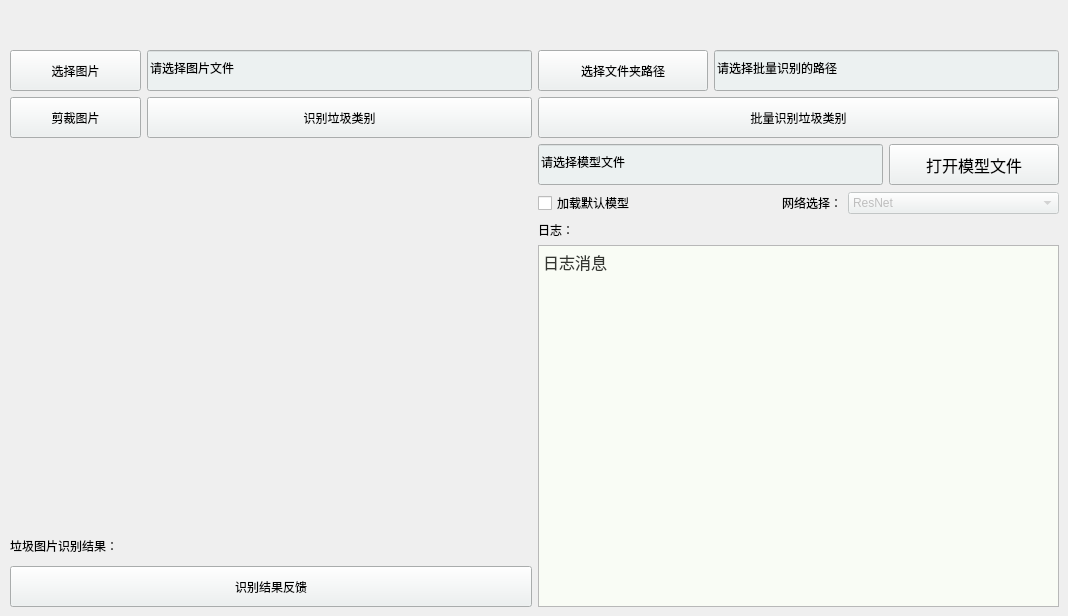
                     <widget class="QWidget" name="home_basic">
                      <property name="enabled">
                       <bool>true</bool>
                      </property>
                      <property name="styleSheet">
                       <string notr="true">background-position: center;
background-repeat: no-repeat;</string>
                      </property>
                      <widget class="QWidget" name="layoutWidget">
                       <property name="geometry">
                        <rect>
                         <x>10</x>
                         <y>50</y>
                         <width>1049</width>
                         <height>557</height>
                        </rect>
                       </property>
                       <layout class="QGridLayout" name="gridLayout_12">
                        <item row="0" column="0">
                         <layout class="QGridLayout" name="gridLayout_7">
                          <item row="0" column="0">
                           <layout class="QGridLayout" name="gridLayout_5">
                            <item row="1" column="1">
                             <widget class="QPushButton" name="btn_basic_garbage_classification">
                              <property name="enabled">
                               <bool>true</bool>
                              </property>
                              <property name="minimumSize">
                               <size>
                                <width>131</width>
                                <height>41</height>
                               </size>
                              </property>
                              <property name="styleSheet">
                               <string notr="true">background-color: #ecf1f1;</string>
                              </property>
                              <property name="text">
                               <string>识别垃圾类别</string>
                              </property>
                             </widget>
                            </item>
                            <item row="0" column="0">
                             <widget class="QPushButton" name="btn_basic_choose_pic">
                              <property name="minimumSize">
                               <size>
                                <width>131</width>
                                <height>41</height>
                               </size>
                              </property>
                              <property name="styleSheet">
                               <string notr="true">background-color: #ecf1f1;</string>
                              </property>
                              <property name="text">
                               <string>选择图片</string>
                              </property>
                             </widget>
                            </item>
                            <item row="0" column="1">
                             <widget class="QLineEdit" name="lineEdit_basic_pic_addr">
                              <property name="minimumSize">
                               <size>
                                <width>0</width>
                                <height>41</height>
                               </size>
                              </property>
                              <property name="toolTipDuration">
                               <number>0</number>
                              </property>
                              <property name="layoutDirection">
                               <enum>Qt::LeftToRight</enum>
                              </property>
                              <property name="styleSheet">
                               <string notr="true">background-color: #ecf1f1;</string>
                              </property>
                              <property name="text">
                               <string>请选择图片文件</string>
                              </property>
                              <property name="readOnly">
                               <bool>true</bool>
                              </property>
                              <property name="placeholderText">
                               <string>Type here</string>
                              </property>
                             </widget>
                            </item>
                            <item row="1" column="0">
                             <widget class="QPushButton" name="btn_basic_crop">
                              <property name="minimumSize">
                               <size>
                                <width>131</width>
                                <height>41</height>
                               </size>
                              </property>
                              <property name="styleSheet">
                               <string notr="true">background-color: #ecf1f1;</string>
                              </property>
                              <property name="text">
                               <string>剪裁图片</string>
                              </property>
                              <property name="icon">
                               <iconset resource="resources.qrc">
                                <normaloff>:/icons/images/icons/crop_icon.png</normaloff>:/icons/images/icons/crop_icon.png</iconset>
                              </property>
                             </widget>
                            </item>
                           </layout>
                          </item>
                          <item row="2" column="0">
                           <layout class="QGridLayout" name="gridLayout_6">
                            <item row="1" column="0">
                             <widget class="QPushButton" name="btn_basic_feedback">
                              <property name="enabled">
                               <bool>true</bool>
                              </property>
                              <property name="minimumSize">
                               <size>
                                <width>481</width>
                                <height>41</height>
                               </size>
                              </property>
                              <property name="styleSheet">
                               <string notr="true">background-color: #ecf1f1;</string>
                              </property>
                              <property name="text">
                               <string>识别结果反馈</string>
                              </property>
                             </widget>
                            </item>
                            <item row="0" column="0">
                             <widget class="QLabel" name="label_basic_classification_result">
                              <property name="minimumSize">
                               <size>
                                <width>481</width>
                                <height>21</height>
                               </size>
                              </property>
                              <property name="text">
                               <string>垃圾图片识别结果：</string>
                              </property>
                             </widget>
                            </item>
                           </layout>
                          </item>
                          <item row="1" column="0">
                           <widget class="QLabel" name="basicpicturelabel">
                            <property name="minimumSize">
                             <size>
                              <width>481</width>
                              <height>381</height>
                             </size>
                            </property>
                            <property name="text">
                             <string/>
                            </property>
                           </widget>
                          </item>
                         </layout>
                        </item>
                        <item row="0" column="1">
                         <layout class="QGridLayout" name="gridLayout_11">
                          <item row="0" column="0">
                           <layout class="QGridLayout" name="gridLayout_10">
                            <item row="0" column="0">
                             <widget class="QPushButton" name="btn_basic_choose_dir">
                              <property name="minimumSize">
                               <size>
                                <width>131</width>
                                <height>41</height>
                               </size>
                              </property>
                              <property name="styleSheet">
                               <string notr="true">background-color: #ecf1f1;</string>
                              </property>
                              <property name="text">
                               <string>选择文件夹路径</string>
                              </property>
                             </widget>
                            </item>
                            <item row="0" column="1" colspan="2">
                             <widget class="QLineEdit" name="lineEdit_basic_dir_addr">
                              <property name="minimumSize">
                               <size>
                                <width>0</width>
                                <height>41</height>
                               </size>
                              </property>
                              <property name="toolTipDuration">
                               <number>0</number>
                              </property>
                              <property name="layoutDirection">
                               <enum>Qt::LeftToRight</enum>
                              </property>
                              <property name="styleSheet">
                               <string notr="true">background-color: #ecf1f1;</string>
                              </property>
                              <property name="text">
                               <string>请选择批量识别的路径</string>
                              </property>
                              <property name="readOnly">
                               <bool>true</bool>
                              </property>
                              <property name="placeholderText">
                               <string>Type here</string>
                              </property>
                             </widget>
                            </item>
                            <item row="1" column="0" colspan="3">
                             <widget class="QPushButton" name="btn_basic_batch_classification">
                              <property name="enabled">
                               <bool>true</bool>
                              </property>
                              <property name="minimumSize">
                               <size>
                                <width>481</width>
                                <height>41</height>
                               </size>
                              </property>
                              <property name="styleSheet">
                               <string notr="true">background-color: #ecf1f1;</string>
                              </property>
                              <property name="text">
                               <string>批量识别垃圾类别</string>
                              </property>
                             </widget>
                            </item>
                            <item row="2" column="0" colspan="2">
                             <widget class="QLineEdit" name="lineEdit_basic_model_addr">
                              <property name="minimumSize">
                               <size>
                                <width>321</width>
                                <height>41</height>
                               </size>
                              </property>
                              <property name="toolTipDuration">
                               <number>0</number>
                              </property>
                              <property name="layoutDirection">
                               <enum>Qt::LeftToRight</enum>
                              </property>
                              <property name="styleSheet">
                               <string notr="true">background-color: #ecf1f1;</string>
                              </property>
                              <property name="text">
                               <string>请选择模型文件</string>
                              </property>
                              <property name="readOnly">
                               <bool>true</bool>
                              </property>
                              <property name="placeholderText">
                               <string>Type here</string>
                              </property>
                             </widget>
                            </item>
                            <item row="2" column="2">
                             <widget class="QPushButton" name="btn_basic_choose_model">
                              <property name="minimumSize">
                               <size>
                                <width>151</width>
                                <height>41</height>
                               </size>
                              </property>
                              <property name="font">
                               <font>
                                <family>Segoe UI</family>
                                <pointsize>12</pointsize>
                                <weight>50</weight>
                                <italic>false</italic>
                                <bold>false</bold>
                               </font>
                              </property>
                              <property name="cursor">
                               <cursorShape>PointingHandCursor</cursorShape>
                              </property>
                              <property name="styleSheet">
                               <string notr="true">background-color: #ecf1f1;</string>
                              </property>
                              <property name="text">
                               <string>打开模型文件</string>
                              </property>
                              <property name="icon">
                               <iconset resource="resources.qrc">
                                <normaloff>:/icons/images/icons/cil-folder-open.png</normaloff>:/icons/images/icons/cil-folder-open.png</iconset>
                              </property>
                             </widget>
                            </item>
                           </layout>
                          </item>
                          <item row="1" column="0">
                           <layout class="QGridLayout" name="gridLayout_9">
                            <item row="0" column="0">
                             <layout class="QGridLayout" name="gridLayout_4">
                              <item row="0" column="0">
                               <widget class="QCheckBox" name="checkBox_basic_default_model">
                                <property name="minimumSize">
                                 <size>
                                  <width>152</width>
                                  <height>0</height>
                                 </size>
                                </property>
                                <property name="cursor">
                                 <cursorShape>PointingHandCursor</cursorShape>
                                </property>
                                <property name="text">
                                 <string>加载默认模型</string>
                                </property>
                               </widget>
                              </item>
                              <item row="0" column="1">
                               <layout class="QGridLayout" name="gridLayout_3">
                                <item row="0" column="0">
                                 <widget class="QLabel" name="label_2">
                                  <property name="text">
                                   <string>网络选择：</string>
                                  </property>
                                 </widget>
                                </item>
                                <item row="0" column="1">
                                 <widget class="QComboBox" name="comboBox_basic_net_choooser">
                                  <property name="enabled">
                                   <bool>false</bool>
                                  </property>
                                  <property name="minimumSize">
                                   <size>
                                    <width>211</width>
                                    <height>0</height>
                                   </size>
                                  </property>
                                  <property name="styleSheet">
                                   <string notr="true">background-color: #ecf1f1;</string>
                                  </property>
                                  <property name="currentText">
                                   <string>ResNet</string>
                                  </property>
                                  <property name="currentIndex">
                                   <number>0</number>
                                  </property>
                                  <item>
                                   <property name="text">
                                    <string>ResNet</string>
                                   </property>
                                  </item>
                                 </widget>
                                </item>
                               </layout>
                              </item>
                             </layout>
                            </item>
                            <item row="1" column="0">
                             <layout class="QGridLayout" name="gridLayout_8">
                              <item row="0" column="0">
                               <widget class="QLabel" name="label_basic_log">
                                <property name="minimumSize">
                                 <size>
                                  <width>471</width>
                                  <height>17</height>
                                 </size>
                                </property>
                                <property name="text">
                                 <string>日志：</string>
                                </property>
                               </widget>
                              </item>
                              <item row="1" column="0">
                               <widget class="QTextBrowser" name="textBrowser_basic_log">
                                <property name="minimumSize">
                                 <size>
                                  <width>481</width>
                                  <height>321</height>
                                 </size>
                                </property>
                                <property name="font">
                                 <font>
                                  <family>Segoe UI</family>
                                  <pointsize>12</pointsize>
                                  <weight>50</weight>
                                  <italic>false</italic>
                                  <bold>false</bold>
                                 </font>
                                </property>
                                <property name="styleSheet">
                                 <string notr="true">color: #343631;</string>
                                </property>
                                <property name="html">
                                 <string>&lt;!DOCTYPE HTML PUBLIC &quot;-//W3C//DTD HTML 4.0//EN&quot; &quot;http://www.w3.org/TR/REC-html40/strict.dtd&quot;&gt;
&lt;html&gt;&lt;head&gt;&lt;meta name=&quot;qrichtext&quot; content=&quot;1&quot; /&gt;&lt;style type=&quot;text/css&quot;&gt;
p, li { white-space: pre-wrap; }
&lt;/style&gt;&lt;/head&gt;&lt;body style=&quot; font-family:'Segoe UI'; font-size:12pt; font-weight:400; font-style:normal;&quot; bgcolor=&quot;#f9fcf5&quot;&gt;
&lt;p style=&quot; margin-top:0px; margin-bottom:0px; margin-left:0px; margin-right:0px; -qt-block-indent:0; text-indent:0px;&quot;&gt;日志消息&lt;/p&gt;&lt;/body&gt;&lt;/html&gt;</string>
                                </property>
                               </widget>
                              </item>
                             </layout>
                            </item>
                           </layout>
                          </item>
                         </layout>
                        </item>
                       </layout>
                      </widget>
                     </widget>
